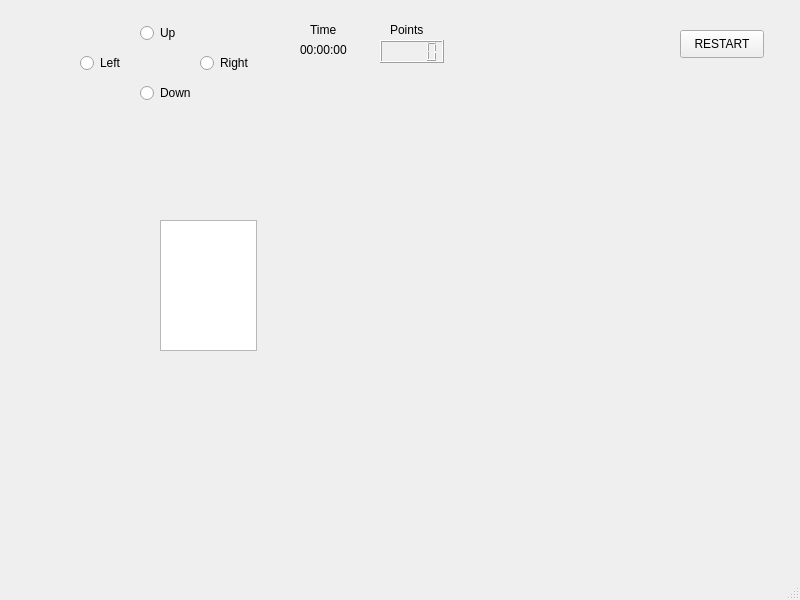
<?xml version="1.0" encoding="UTF-8"?>
<ui version="4.0">
 <class>MainWindow</class>
 <widget class="QMainWindow" name="MainWindow">
  <property name="geometry">
   <rect>
    <x>0</x>
    <y>0</y>
    <width>800</width>
    <height>600</height>
   </rect>
  </property>
  <property name="windowTitle">
   <string>MainWindow</string>
  </property>
  <widget class="QWidget" name="centralwidget">
   <widget class="QGraphicsView" name="graphicsView">
    <property name="geometry">
     <rect>
      <x>160</x>
      <y>220</y>
      <width>97</width>
      <height>131</height>
     </rect>
    </property>
    <property name="font">
     <font>
      <weight>50</weight>
      <bold>false</bold>
     </font>
    </property>
    <property name="cursor" stdset="0">
     <cursorShape>ArrowCursor</cursorShape>
    </property>
   </widget>
   <widget class="QRadioButton" name="leftButton">
    <property name="geometry">
     <rect>
      <x>80</x>
      <y>50</y>
      <width>106</width>
      <height>26</height>
     </rect>
    </property>
    <property name="text">
     <string>Left</string>
    </property>
   </widget>
   <widget class="QRadioButton" name="rightButton">
    <property name="geometry">
     <rect>
      <x>200</x>
      <y>50</y>
      <width>106</width>
      <height>26</height>
     </rect>
    </property>
    <property name="text">
     <string>Right</string>
    </property>
   </widget>
   <widget class="QRadioButton" name="upButton">
    <property name="geometry">
     <rect>
      <x>140</x>
      <y>20</y>
      <width>106</width>
      <height>26</height>
     </rect>
    </property>
    <property name="text">
     <string>Up</string>
    </property>
   </widget>
   <widget class="QRadioButton" name="downButton">
    <property name="geometry">
     <rect>
      <x>140</x>
      <y>80</y>
      <width>106</width>
      <height>26</height>
     </rect>
    </property>
    <property name="text">
     <string>Down</string>
    </property>
   </widget>
   <widget class="QLabel" name="timeText">
    <property name="geometry">
     <rect>
      <x>310</x>
      <y>20</y>
      <width>63</width>
      <height>20</height>
     </rect>
    </property>
    <property name="text">
     <string>Time</string>
    </property>
   </widget>
   <widget class="QLabel" name="pointText">
    <property name="geometry">
     <rect>
      <x>390</x>
      <y>20</y>
      <width>63</width>
      <height>20</height>
     </rect>
    </property>
    <property name="text">
     <string>Points</string>
    </property>
   </widget>
   <widget class="QLCDNumber" name="pointNumber">
    <property name="geometry">
     <rect>
      <x>380</x>
      <y>40</y>
      <width>64</width>
      <height>23</height>
     </rect>
    </property>
   </widget>
   <widget class="QLabel" name="timeLabel">
    <property name="geometry">
     <rect>
      <x>300</x>
      <y>40</y>
      <width>63</width>
      <height>20</height>
     </rect>
    </property>
    <property name="text">
     <string>00:00:00</string>
    </property>
   </widget>
   <widget class="QPushButton" name="restartButton">
    <property name="geometry">
     <rect>
      <x>680</x>
      <y>30</y>
      <width>84</width>
      <height>28</height>
     </rect>
    </property>
    <property name="text">
     <string>RESTART</string>
    </property>
   </widget>
  </widget>
  <widget class="QMenuBar" name="menubar">
   <property name="geometry">
    <rect>
     <x>0</x>
     <y>0</y>
     <width>800</width>
     <height>25</height>
    </rect>
   </property>
  </widget>
  <widget class="QStatusBar" name="statusbar"/>
 </widget>
 <resources/>
 <connections/>
</ui>
